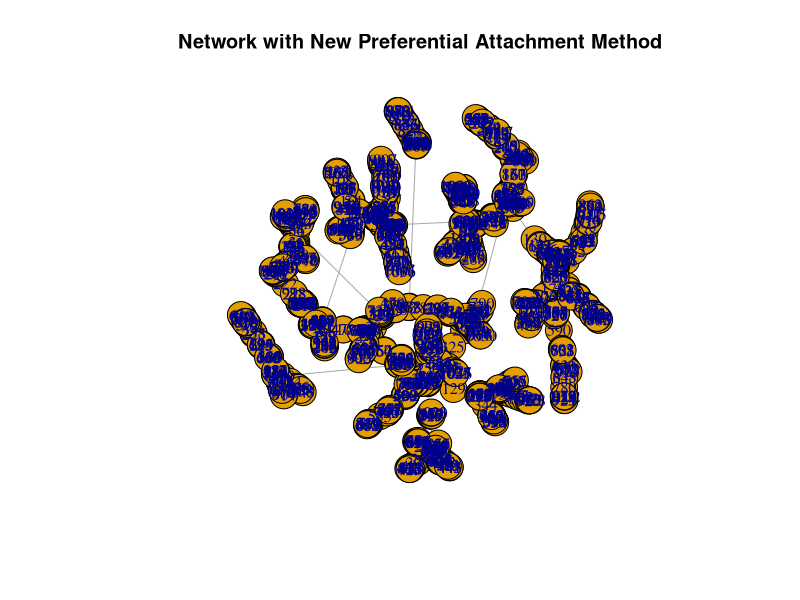
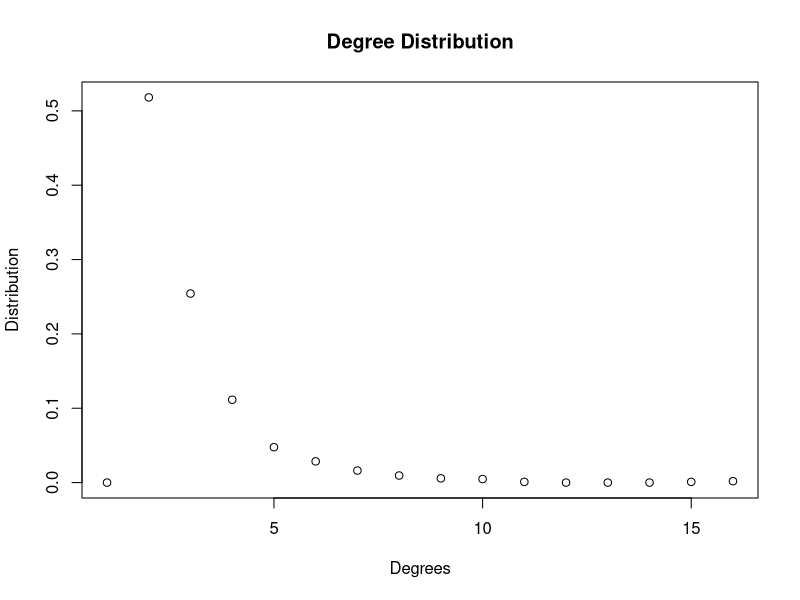
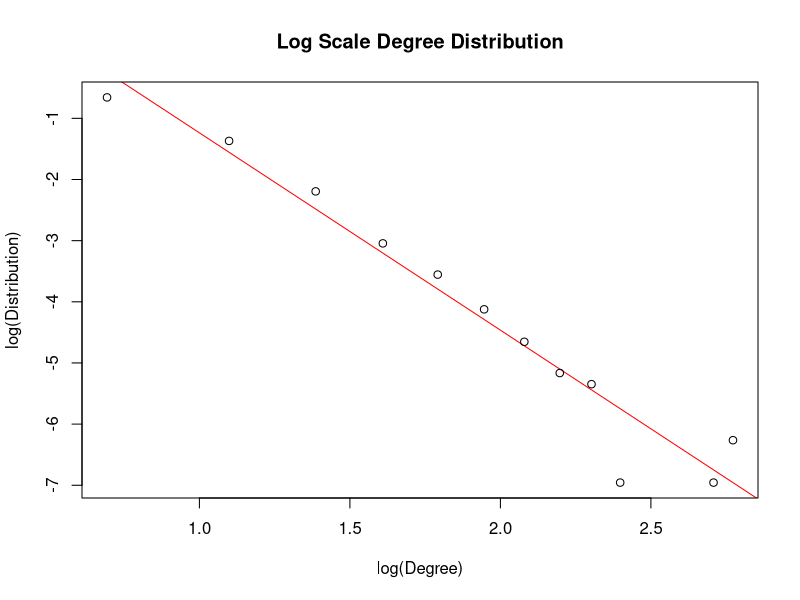
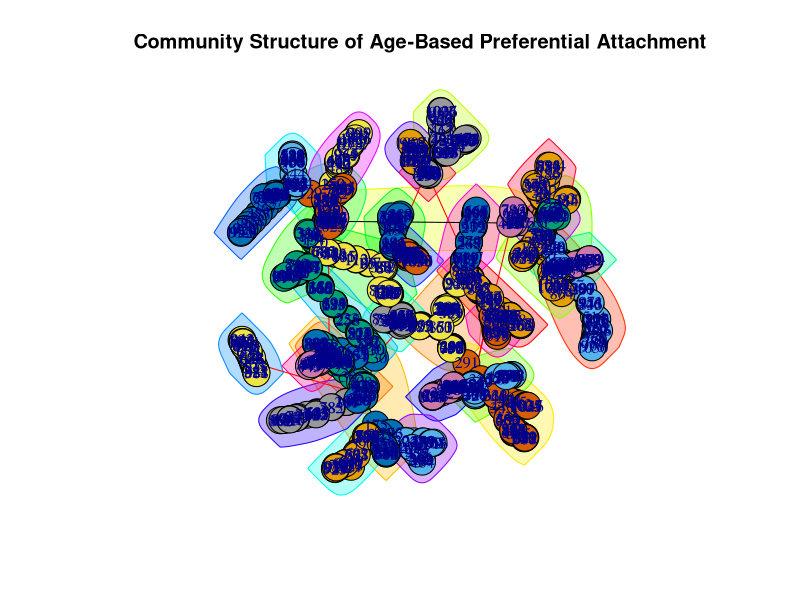

Source code (R) for these figures, in order:
library(igraph)


#3a

g_3a <- sample_pa_age(n=1050, pa.exp = 1, aging.exp = -1, directed=F)
deg_dist_3a <- degree_distribution(g_3a)
plot(g_3a, main = "Network with New Preferential Attachment Method")
plot(deg_dist_3a, main = "Degree Distribution", xlab = "Degrees", ylab="Distribution")


clean_g_3a <- which(deg_dist_3a != 0, arr.ind=TRUE)
x3a <- log(seq(1:length(deg_dist_3a)))[clean_g_3a]
y3a <- log(deg_dist_3a)[clean_g_3a]
lr_3a <- lm(y3a~x3a)
cf_3a <- coef(lr_3a)
print(cf_3a[2])
plot(x3a, y3a, abline(lr_3a, col="red"), main = "Log Scale Degree Distribution", xlab="log(Degree)", ylab="log(Distribution)")


#3b

fast_3a <- cluster_fast_greedy(g_3a)

modularity(fast_3a)
plot(fast_3a, g_3a, main="Community Structure of Age-Based Preferential Attachment")
